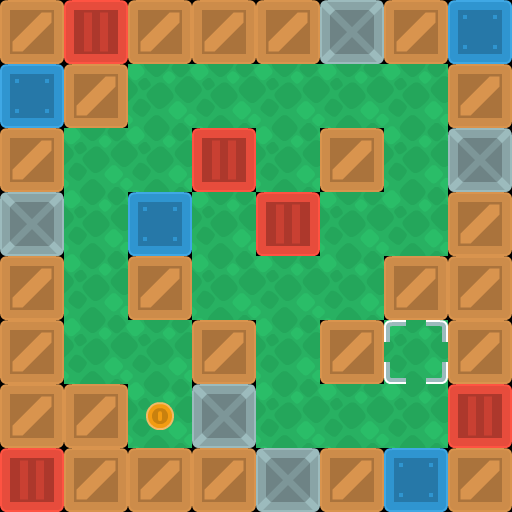

The image is a tile-based game level rendered from a .tmx file. Its description and complete source (layers, tilesets, objects, tile grids) follow:
An orthogonal 8x8 tile map with 64x64 px tiles, 3 tile layers (background, walls, objects).

<map version="1.10" tiledversion="1.11.2" orientation="orthogonal" renderorder="right-down" width="8" height="8" tilewidth="64" tileheight="64" infinite="0" nextlayerid="5" nextobjectid="1">
 <properties>
  <property name="character_bottom" value="[[0, 5], [1, 5], [2, 5]]" />
  <property name="character_left" value="[[3, 7], [4, 7], [5, 7]]" />
  <property name="character_right" value="[[0, 7], [1, 7], [2, 7]]" />
  <property name="character_top" value="[[3, 5], [4, 5], [5, 5]]" />
 </properties>
 <tileset firstgid="1" source="sokoban_tilesheet.tsx" />
 <layer id="4" name="background" width="8" height="8">
  <data encoding="csv">
0,0,0,0,0,0,0,0,
0,0,89,89,89,89,89,0,
0,89,89,0,89,0,89,0,
0,89,0,89,0,89,89,0,
0,89,0,89,89,89,0,0,
0,89,89,0,89,0,89,0,
0,0,89,0,89,89,89,0,
0,0,0,0,0,0,0,0
</data>
 </layer>
 <layer id="1" name="walls" width="8" height="8">
  <data encoding="csv">
2,3,2,2,2,6,2,4,
4,2,0,0,0,0,0,2,
2,0,0,3,0,2,0,6,
6,0,4,0,3,0,0,2,
2,0,2,0,0,0,2,2,
2,0,0,2,0,2,0,2,
2,2,0,6,0,0,0,3,
3,2,2,2,6,2,4,2
</data>
 </layer>
 <layer id="3" name="objects" width="8" height="8">
  <data encoding="csv">
0,0,0,0,0,0,0,0,
0,0,0,0,0,0,0,0,
0,0,0,0,0,0,0,0,
0,0,0,0,0,0,0,0,
0,0,0,0,0,0,0,0,
0,0,0,0,0,0,40,0,
0,0,75,0,0,0,0,0,
0,0,0,0,0,0,0,0
</data>
 </layer>
</map>
